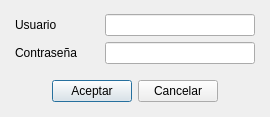
<?xml version="1.0" encoding="UTF-8"?>
<ui version="4.0">
 <class>ui_login</class>
 <widget class="QWidget" name="ui_login">
  <property name="geometry">
   <rect>
    <x>0</x>
    <y>0</y>
    <width>270</width>
    <height>117</height>
   </rect>
  </property>
  <property name="minimumSize">
   <size>
    <width>270</width>
    <height>117</height>
   </size>
  </property>
  <property name="maximumSize">
   <size>
    <width>270</width>
    <height>117</height>
   </size>
  </property>
  <property name="windowTitle">
   <string>Inicial Sesion</string>
  </property>
  <property name="windowIcon">
   <iconset resource="Icons.qrc">
    <normaloff>:/Iconos/Iconos/Personal.png</normaloff>:/Iconos/Iconos/Personal.png</iconset>
  </property>
  <layout class="QGridLayout" name="gridLayout_2">
   <item row="0" column="0">
    <layout class="QGridLayout" name="gridLayout">
     <item row="0" column="0">
      <layout class="QHBoxLayout" name="horizontalLayout">
       <item>
        <widget class="QLabel" name="label_usuario">
         <property name="minimumSize">
          <size>
           <width>80</width>
           <height>0</height>
          </size>
         </property>
         <property name="maximumSize">
          <size>
           <width>80</width>
           <height>16777215</height>
          </size>
         </property>
         <property name="text">
          <string>Usuario</string>
         </property>
        </widget>
       </item>
       <item>
        <widget class="QLineEdit" name="lineEdit_usuario">
         <property name="minimumSize">
          <size>
           <width>150</width>
           <height>0</height>
          </size>
         </property>
         <property name="maximumSize">
          <size>
           <width>150</width>
           <height>16777215</height>
          </size>
         </property>
        </widget>
       </item>
      </layout>
     </item>
     <item row="1" column="0">
      <layout class="QHBoxLayout" name="horizontalLayout_2">
       <item>
        <widget class="QLabel" name="label_contrasenia">
         <property name="minimumSize">
          <size>
           <width>80</width>
           <height>0</height>
          </size>
         </property>
         <property name="maximumSize">
          <size>
           <width>80</width>
           <height>16777215</height>
          </size>
         </property>
         <property name="text">
          <string>Contraseña</string>
         </property>
        </widget>
       </item>
       <item>
        <widget class="QLineEdit" name="lineEdit_contrasenia">
         <property name="minimumSize">
          <size>
           <width>150</width>
           <height>0</height>
          </size>
         </property>
         <property name="maximumSize">
          <size>
           <width>150</width>
           <height>16777215</height>
          </size>
         </property>
         <property name="echoMode">
          <enum>QLineEdit::Password</enum>
         </property>
        </widget>
       </item>
      </layout>
     </item>
     <item row="2" column="0">
      <spacer name="verticalSpacer">
       <property name="orientation">
        <enum>Qt::Vertical</enum>
       </property>
       <property name="sizeType">
        <enum>QSizePolicy::Fixed</enum>
       </property>
       <property name="sizeHint" stdset="0">
        <size>
         <width>20</width>
         <height>10</height>
        </size>
       </property>
      </spacer>
     </item>
     <item row="3" column="0">
      <layout class="QHBoxLayout" name="horizontalLayout_3">
       <item>
        <spacer name="horizontalSpacer">
         <property name="orientation">
          <enum>Qt::Horizontal</enum>
         </property>
         <property name="sizeHint" stdset="0">
          <size>
           <width>40</width>
           <height>20</height>
          </size>
         </property>
        </spacer>
       </item>
       <item>
        <widget class="QPushButton" name="pushButton_aceptar">
         <property name="text">
          <string>Aceptar</string>
         </property>
         <property name="checkable">
          <bool>false</bool>
         </property>
         <property name="autoDefault">
          <bool>true</bool>
         </property>
         <property name="default">
          <bool>true</bool>
         </property>
        </widget>
       </item>
       <item>
        <widget class="QPushButton" name="pushButton_cancelar">
         <property name="text">
          <string>Cancelar</string>
         </property>
        </widget>
       </item>
       <item>
        <spacer name="horizontalSpacer_2">
         <property name="orientation">
          <enum>Qt::Horizontal</enum>
         </property>
         <property name="sizeHint" stdset="0">
          <size>
           <width>40</width>
           <height>20</height>
          </size>
         </property>
        </spacer>
       </item>
      </layout>
     </item>
    </layout>
   </item>
  </layout>
 </widget>
 <resources>
  <include location="Icons.qrc"/>
 </resources>
 <connections/>
</ui>
